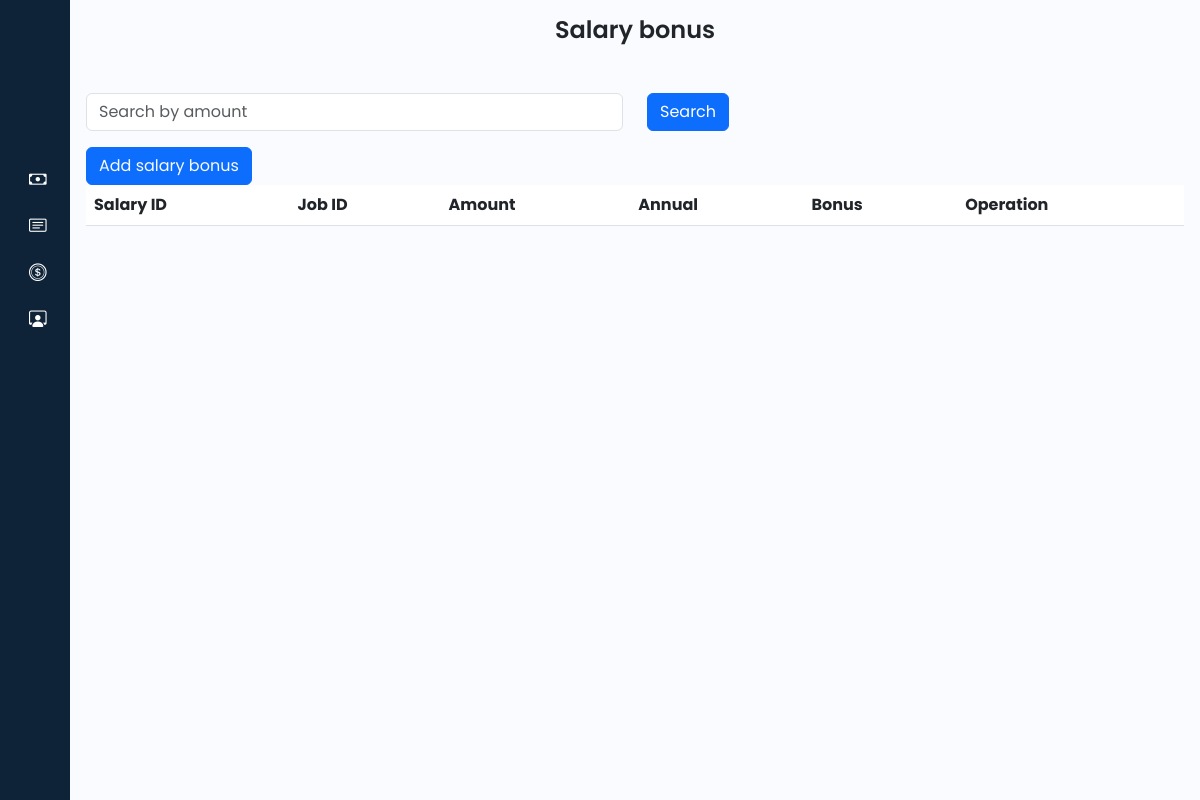
Page /admin/salaryBonus.php on the earlier database version.
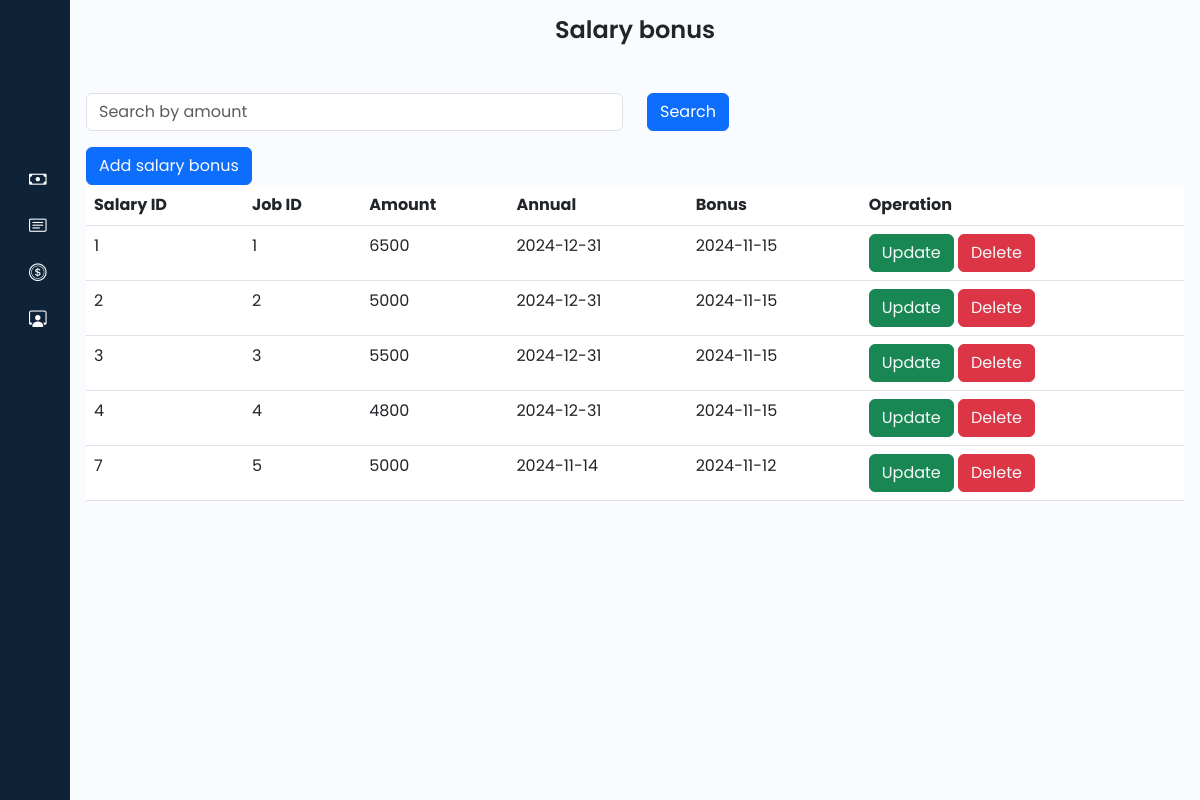
Same page on the later database version.
### tables this page shows
CREATE TABLE `salary_bonus` (
  `salary_ID` int(11) NOT NULL,
  `job_ID` int(11) DEFAULT NULL,
  `amount` int(11) DEFAULT NULL,
  `annual` date DEFAULT NULL,
  `bonus` date DEFAULT NULL
);

### admin/salaryBonus.php (the view, shortened to what this page needs)
<?php
@include '../connection/connect.php';
$select = "SELECT * FROM salary_bonus";
$result = mysqli_query($con, $select);
?>
<!DOCTYPE html>
<html lang="en">
<head>
    <link href="https://cdn.lineicons.com/4.0/lineicons.css" rel="stylesheet" />
    <link href="https://cdn.jsdelivr.net/npm/bootstrap@5.3.0-alpha3/dist/css/bootstrap.min.css" rel="stylesheet"
>
    <link rel="stylesheet" href="https://cdn.jsdelivr.net/npm/bootstrap-icons@1.11.3/font/bootstrap-icons.min.css">
    <link rel="stylesheet" href="style/style.css">
</head>
<body>
    <div class="wrapper">
        <?php include 'sidebar.php'; ?>
        <div class="main p-3">
            <div class="text-center mb-5">
                <h1>
                    Salary bonus
                </h1>
            </div>
            <form method="post">
                <div class="row mb-3">
                    <div class="col-sm">
                        <input type="text" name="search_keyword" class="form-control" placeholder="Search by amount" value="<?php echo isset($search_keyword) ? $search_keyword : ''; ?>">
                    </div>
                    <div class="col-sm">
                        <button type="submit" name="search" class="btn btn-primary">Search</button>
                    </div>
                </div>
            </form>
            <button class="btn btn-primary">
                <a href="operation/salaryBonus/create.php" class="text-light">Add salary bonus</a>
            </button>
            <table class="table table-inverse">
            <thead>
                <tr>
                    <th>Salary ID</th>
                    <th>Job ID</th>
                    <th>Amount</th>
                    <th>Annual</th>
                    <th>Bonus</th>
                    <th>Operation</th>
                </tr>
            </thead>
            <tbody>
                <?php
                if ($result) {
                    while ($row = mysqli_fetch_assoc($result)) {
                        $salary_ID = $row['salary_ID'];
                        $job_ID = $row['job_ID'];
                        $amount = $row['amount'];
                        $annual = $row['annual'];
                        $bonus = $row['bonus'];
                        echo '<tr>
                            <td>'.$salary_ID.' </td>
                            <td>'.$job_ID.' </td>
                            <td>'.$amount.' </td>
                            <td>'.$annual.' </td>
                            <td>'.$bonus.' </td>
                            <td>
                                <button class="btn btn-success"><a href="operation/salaryBonus/update.php?updatesalary_ID='.$salary_ID.'" class="text-light">Update</a></button>
                                <button class="btn btn-danger"><a href="operation/salaryBonus/delete.php?deletesalary_ID='.$salary_ID.'" class="text-light">Delete</a></button>
                            </td>
                        </tr>';
                    }
                }
                ?>
            </tbody>
            </table>
        </div>
    </div>
</body>
</html>

Differences in the rows shown:
added salary_bonus: salary_ID "1", job_ID "1", amount "6500", annual "2024-12-31", bonus "2024-11-15"
added salary_bonus: salary_ID "2", job_ID "2", amount "5000", annual "2024-12-31", bonus "2024-11-15"
added salary_bonus: salary_ID "3", job_ID "3", amount "5500", annual "2024-12-31", bonus "2024-11-15"
added salary_bonus: salary_ID "4", job_ID "4", amount "4800", annual "2024-12-31", bonus "2024-11-15"
added salary_bonus: salary_ID "7", job_ID "5", amount "5000", annual "2024-11-14", bonus "2024-11-12"
